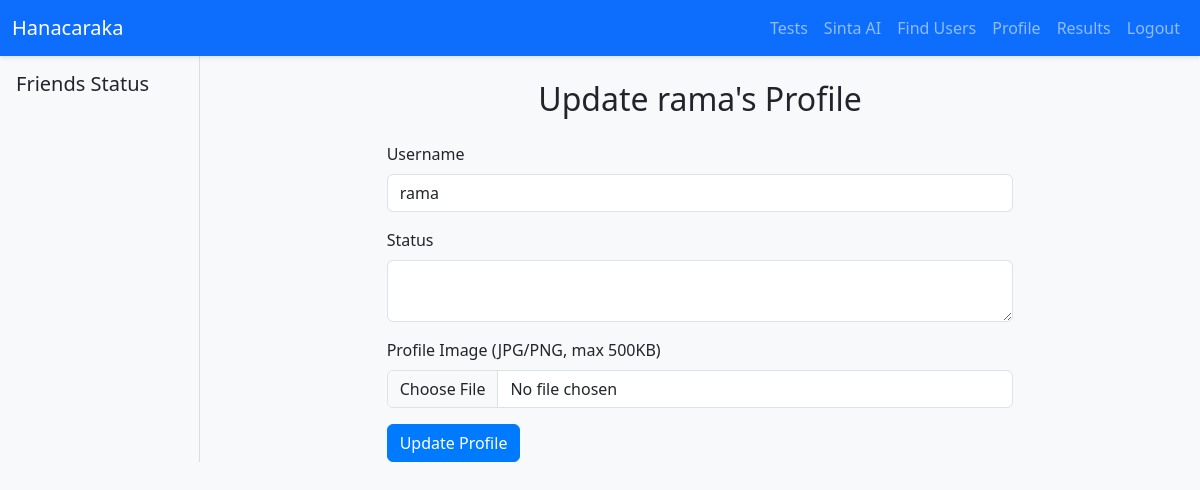
/profile/update (signed in), run on an earlier commit of the app's database.
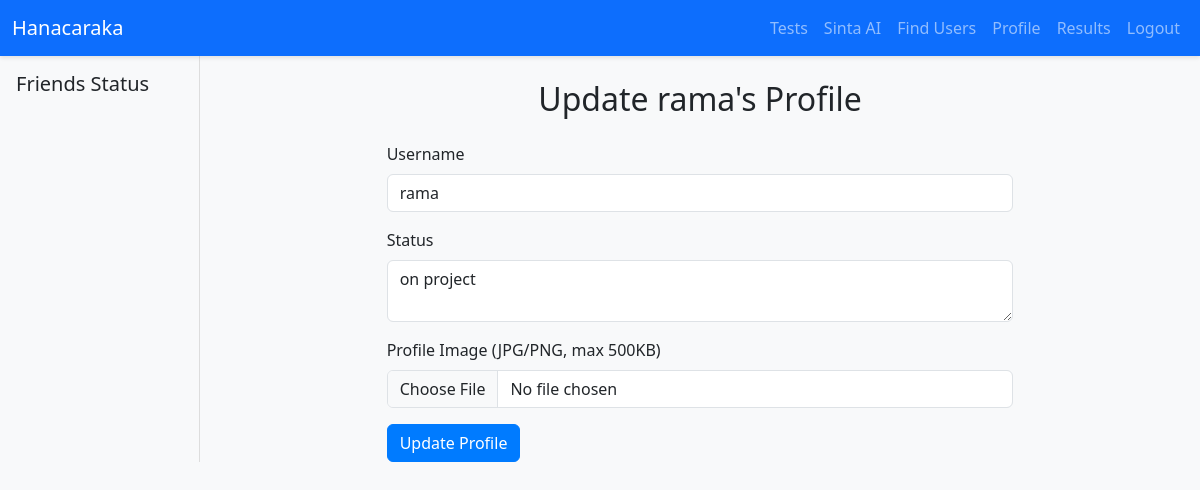
And on a later commit of the database.
### models.py (models this page shows)
class UserStatus(db.Model):
    id = db.Column(db.Integer, primary_key=True)
    user_id = db.Column(db.Integer, db.ForeignKey('user.id'), nullable=False)
    status = db.Column(db.String(200))
    active_test_id = db.Column(db.Integer, db.ForeignKey('test_result.id'))
    updated_at = db.Column(db.DateTime, default=datetime.utcnow)
    active_test = db.relationship('TestResult', backref='active_users', lazy=True)

### routes/profile.py (the view, shortened to what this page needs)
@profile.route('/update', methods=['GET', 'POST'])
@login_required
def update_profile():
    status = UserStatus.query.filter_by(user_id=current_user.id).first()
    return render_template('update_profile.html', user=current_user, status=status)

### app.py (called while the page is built)
@login_manager.user_loader
def load_user(user_id):
    return db.session.get(User, int(user_id))

@app.after_request
def add_no_cache(response):
    response.headers['Cache-Control'] = 'no-store, no-cache, must-revalidate, max-age=0'
    response.headers['Pragma'] = 'no-cache'
    response.headers['Expires'] = '0'
    return response

### templates/update_profile.html (shortened to what this page needs)
{% extends 'base.html' %}
{% block main_content %}
    <div class="container">
        <h2 class="text-center mb-4">Update {{ user.username }}'s Profile</h2>
        <div class="row">
            <div class="col-md-8 offset-md-2">
                <form id="updateForm"
                      data-update-url="{{ url_for('profile.update_profile') }}"
                      data-csrf-token="{{ csrf_token() }}"
                      data-profile-page-url="{{ url_for('profile.profile_page') }}"
                      enctype="multipart/form-data">
                    <div class="mb-3">
                        <label for="username" class="form-label">Username</label>
                        <input type="text"
                               class="form-control"
                               id="username"
                               name="username"
                               value="{{ user.username }}"
                               pattern="[a-zA-Z0-9_]{3,80}"
                               title="Username must be 3-80 characters long and contain only letters, numbers, or underscores">
                    </div>
                    <div class="mb-3">
                        <label for="status" class="form-label">Status</label>
                        <textarea class="form-control"
                                  id="status"
                                  name="status"
                                  maxlength="200">{{ status.status if status else '' }}</textarea>
                    </div>
                    <div class="mb-3">
                        <label for="profile_image" class="form-label">Profile Image (JPG/PNG, max 500KB)</label>
                        <input type="file"
                               class="form-control"
                               id="profile_image"
                               name="profile_image"
                               accept="image/jpeg,image/png">
                    </div>
                    <button type="submit" class="btn btn-primary">Update Profile</button>
                </form>
            </div>
        </div>
    </div>
{% endblock %}

What changed in the data, as far as the page shows it:
added UserStatus: status "on project"
